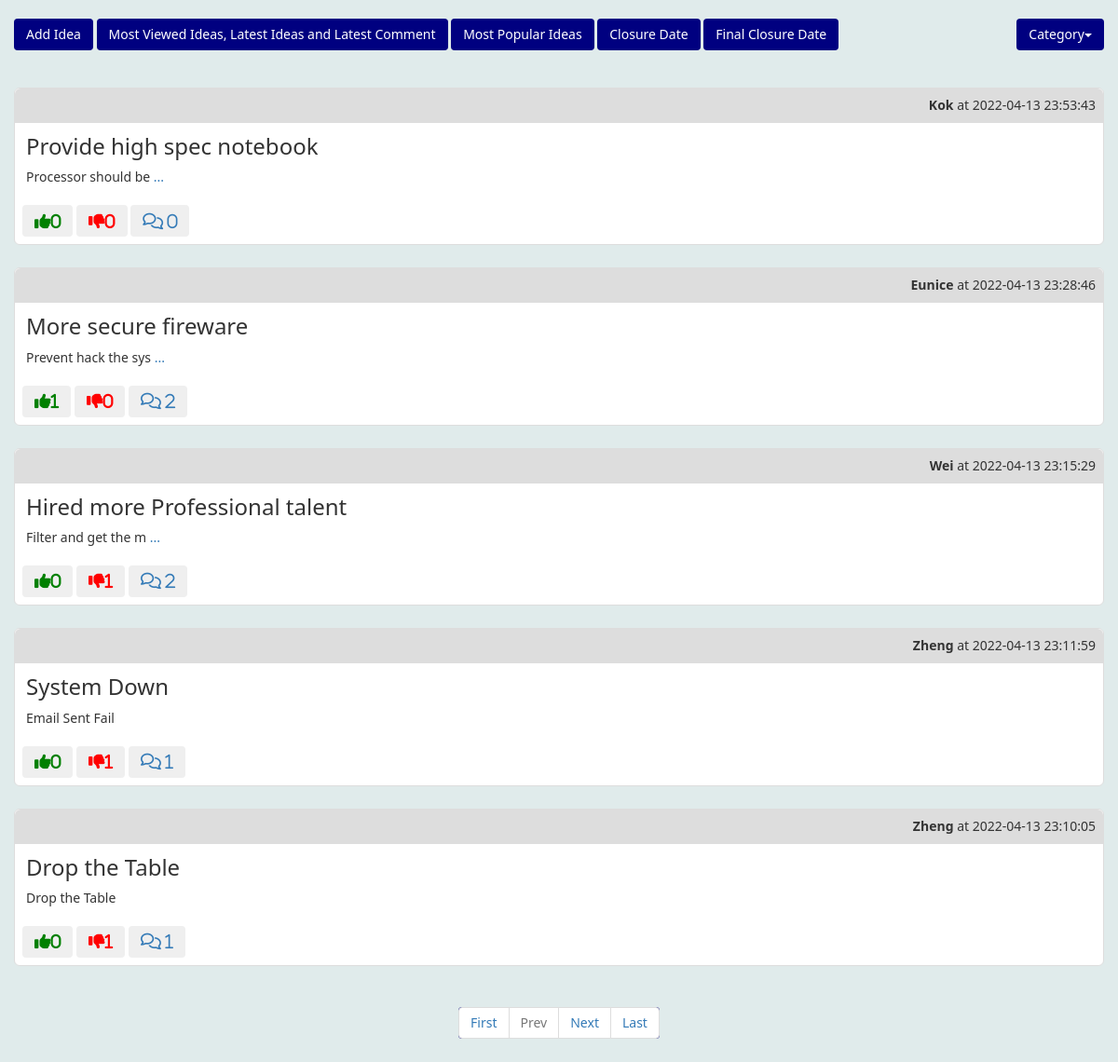
Screenshot of /discussion.php?department=1 with the database file from the repository.
### tables this page shows
CREATE TABLE `managedata` (
  `dataID` int(11) NOT NULL,
  `staffID` int(11) DEFAULT NULL,
  `ideaID` int(11) NOT NULL,
  `commentID` int(11) DEFAULT NULL,
  `reactID` int(11) DEFAULT NULL
);

CREATE TABLE `staff` (
  `staffID` int(11) NOT NULL,
  `username` varchar(20) NOT NULL,
  `fName` varchar(20) NOT NULL,
  `lName` varchar(20) NOT NULL,
  `gender` varchar(6) NOT NULL,
  `phoneNo` varchar(12) NOT NULL,
  `email` varchar(30) NOT NULL,
  `password` varchar(20) NOT NULL,
  `image` varchar(200) DEFAULT NULL,
  `role` varchar(30) NOT NULL,
  `departmentID` int(11) DEFAULT NULL
);

CREATE TABLE `idea` (
  `ideaID` int(11) NOT NULL,
  `ideaTitle` varchar(50) NOT NULL,
  `ideaText` text NOT NULL,
  `commentClosureDate` date DEFAULT NULL,
  `supportDoc` varchar(200) NOT NULL,
  `postDate` date NOT NULL,
  `postTime` time NOT NULL,
  `anonymous` varchar(10) DEFAULT NULL,
  `view` int(11) NOT NULL,
  `categoryID` int(11) NOT NULL
);

### discussion.php (the view, shortened to what this page needs)
<?php
	include('conn.php');
?>
<!DOCTYPE html>
<html lang="en">
	<head>
		<link rel="stylesheet" href="https://maxcdn.bootstrapcdn.com/bootstrap/3.4.1/css/bootstrap.min.css">
	</head>
	<body>
			<br>
			<div class="w3-container" style ="width:100%">
				<div class="container-fluid">
					<button type="button" class="btn" id="addidea" style="background-color:navy; color:white;" data-toggle="modal" data-target="#exampleModal" data-whatever="@mdo">Add Idea</button>
					     <a href="mostviewideas.php"><button type="button" id="mostview"class="btn" style="background-color:navy; color:white;" data-toggle="modal" data-target="#MostLike" data-whatever="@mdo">Most Viewed Ideas, Latest Ideas and Latest Comment</button></a>
					 <a href="mostpopularidea.php"><button type="button" id="popular" class="btn" style="background-color:navy; color:white;" data-toggle="modal" data-target="#MostLike" data-whatever="@mdo">Most Popular Ideas</button></a>
					 <button type="button" id="closure" class="btn" style="background-color:navy; color:white;" data-toggle="modal" data-target="#ClosureDate" data-whatever="@mdo"  onclick="myFunction()">Closure Date</button></a>
					<button type="button" class="btn" style="background-color:navy; color:white;" data-toggle="modal" data-target="#finalClosureDate" data-whatever="@mdo" onclick="final()">Final Closure Date</button></a>
						<div class="dropdown">
							<button class="btn dropdown-toggle" type="button" data-toggle="dropdown" style="background-color:Navy; color:white">Category<span class="caret"></span></button>
									<?php
										$department = $_SESSION['department'];
										?>
							</div>
							<br><br><br>
						<?php
							if (isset($_GET['pageno']))
							{
								$pageno = $_GET['pageno'];
							}
							else
							{
								$pageno = 1;
							}
							$no_of_records_per_page = 5;
							$offset = ($pageno-1) * $no_of_records_per_page;
							if(isset($_GET['categoryList']))
							{
							$categoryno = $_GET['categoryList'];
							$total_pages_sql = "SELECT COUNT(*) FROM idea WHERE categoryID = '$categoryno'";
							$result = mysqli_query($conn,$total_pages_sql);
							$total_rows = mysqli_fetch_array($result)[0];
							$total_pages = ceil($total_rows / $no_of_records_per_page);
								$sql = "SELECT * FROM idea JOIN managedata ON idea.ideaID = managedata.ideaID WHERE categoryID = '$categoryno' AND `managedata`.`commentID` IS NULL AND  `managedata`.`reactID` IS NULL ORDER BY `idea`.`ideaID` DESC LIMIT $offset, $no_of_records_per_page";
							}
							else
							{
							$total_pages_sql = "SELECT COUNT(*) FROM idea";
							$result = mysqli_query($conn,$total_pages_sql);
							$total_rows = mysqli_fetch_array($result)[0];
							$total_pages = ceil($total_rows / $no_of_records_per_page);
							$sql = "SELECT * FROM managedata JOIN idea ON managedata.ideaID = idea.ideaID JOIN category ON idea.categoryID = category.categoryID JOIN department ON department.departmentID = category.departmentID WHERE `category`.`departmentID` = '$department' AND  `managedata`.`commentID` IS NULL AND  `managedata`.`reactID` IS NULL ORDER BY `idea`.`ideaID` DESC LIMIT $offset, $no_of_records_per_page";
							}
							$res_data = mysqli_query($conn,$sql);
							while($rows = mysqli_fetch_array($res_data))
							{
								$ideaID = $rows['ideaID'];
								$date = $rows['postDate'];
								$time = $rows['postTime'];
								$title = $rows['ideaTitle'];
								$message = $rows['ideaText'];
								$anonymous = $rows['anonymous'];
								if ($anonymous == 'anonymous')
								{
							?>
									<a href="comment.php?data=<?php echo $ideaID ?>" style="text-decoration: none">
										<div class="card card-default">
											<div class="card-header"><b><?php echo $anonymous;?></b> at <?php echo $date;?> <?php echo $time;?></div>
											<div class="card-body">
												<h3><?php echo $title;?></h3>
												<p class="show-read-more"><?php echo $message;?></p>
											</div>
											<div class="card-footer">
											<?php
											$sqllike = "SELECT * FROM react JOIN manageData ON react.reactID = manageData.reactID WHERE ideaID = '$ideaID'&& thumbUp = '1'";
											if ($result= mysqli_query($conn,$sqllike))
											{
												$rowcountlike = mysqli_num_rows($result);
											?>
												<button class="btn" style="color : green"><i class="fa fa-thumbs-up fa-lg" ><?php echo $rowcountlike ?></i></button>
											<?php
											}
											$sqlunlike = "SELECT * FROM react JOIN manageData ON react.reactID = manageData.reactID WHERE ideaID = '$ideaID'&& thumbDown = '1'";
											if ($result= mysqli_query($conn,$sqlunlike))
											{
												$rowcountunlike = mysqli_num_rows($result);
											?>
												<button class="btn" style="color : red"><i class="fa fa-thumbs-down fa-lg" ><?php echo $rowcountunlike ?></i></button>
											<?php
											}
											$sql = "SELECT * FROM comment JOIN manageData ON comment.commentID = manageData.commentID WHERE ideaID = '$ideaID' ";
											if ($result= mysqli_query($conn,$sql))
											{
												$rowcount=mysqli_num_rows($result);
											?>
												<button class="btn"><i class="fa fa-comments-o fa-lg"> <?php echo $rowcount;?></i></button>
									<?php
											}?></div>
										</div>
									</a>
							<?php
								}
								else
								{
									$sqlstaff = mysqli_query($conn,"SELECT * FROM staff JOIN managedata ON staff.staffID = managedata.staffID JOIN idea ON managedata.ideaID = idea.ideaID WHERE `managedata`.`ideaID`= '$ideaID' AND `managedata`.`commentID` IS NULL AND  `managedata`.`reactID` IS NULL");
									while($rows = mysqli_fetch_array($sqlstaff))
									{
									$date = $rows['postDate'];
									$time = $rows['postTime'];
									$message = $rows['ideaText'];
									$name = ucfirst($rows['fName']);
							?>
									<a href="comment.php?data=<?php echo $ideaID ?>" style="text-decoration: none">
										<div class="card card-default">
											<div class="card-header"><b><?php echo $name;?></b> at <?php echo $date;?> <?php echo $time;?></div>
											<div class="card-body">
												<h3><?php echo $title;?></h3>
												<p class="show-read-more"><?php echo $message;?></p>
											</div>
											<div class="card-footer">
											<?php
											$sqllike = "SELECT * FROM react JOIN manageData ON react.reactID = manageData.reactID WHERE ideaID = '$ideaID'&& thumbUp = '1'";
											if ($result= mysqli_query($conn,$sqllike))
											{
												$rowcountlike = mysqli_num_rows($result);
											?>
												<button class="btn" style="color : green"><i class="fa fa-thumbs-up fa-lg" ><?php echo $rowcountlike ?></i></button>
											<?php
											}
											$sqlunlike = "SELECT * FROM react JOIN manageData ON react.reactID = manageData.reactID WHERE ideaID = '$ideaID'&& thumbDown = '1'";
											if ($result= mysqli_query($conn,$sqlunlike))
											{
												$rowcountunlike = mysqli_num_rows($result);
											?>
												<button class="btn" style="color : red"><i class="fa fa-thumbs-down fa-lg" ><?php echo $rowcountunlike ?></i></button>
											<?php
											}
											$sql = "SELECT * FROM comment JOIN manageData ON comment.commentID = manageData.commentID WHERE ideaID = '$ideaID' ";
											if ($result= mysqli_query($conn,$sql))
											{
												$rowcount=mysqli_num_rows($result);
											?>
												<button class="btn"><i class="fa fa-comments-o fa-lg"> <?php echo $rowcount;?></i></button>
									<?php
											}?>
											</div>
										</div>
									</a>
							<?php
									}
								}
							}
							?>
									<div class="text-center">
								<ul class="pagination">
        <li><a href="?pageno=1">First</a></li>
        <li class="<?php if($pageno <= 1){ echo 'disabled'; } ?>">
            <a href="<?php if($pageno <= 1){ echo '#'; } else { echo "?pageno=".($pageno - 1); } ?>">Prev</a>
        </li>
        <li class="<?php if($pageno >= $total_pages){ echo 'disabled'; } ?>">
            <a href="<?php if($pageno >= $total_pages){ echo '#'; } else { echo "?pageno=".($pageno + 1); } ?>">Next</a>
        </li>
        <li><a href="?pageno=<?php echo $total_pages; ?>">Last</a></li>
    </ul>
	</div></div>
				</div>
	</body>
</html>

### discussion.php (style rules this page uses)
body { margin: 0px; font-family: 'segoe ui'; background-color:#e0ebeb; }
.dropdown { float:right; }
.card { background-color: #fff; border: 1px solid transparent; border-radius: 6px; }
.card .card-body { display: table; width: 100%; padding: 12px; }
.card .card-header { border-radius: 6px 6px 0 0; padding: 8px; }
.card .card-footer { border-radius: 0 0 6px 6px; padding: 8px; }
.card .card-body h1:first-child, .card .card-body h2:first-child, .card .card-body h3:first-child, .card .card-body h4:first-child, .card .card-body .h1, .card .card-body .h2, .card .card-body .h3, .card .card-body .h4 { margin-top: 0; }
.card-default { border-color: #ddd; background-color: #fff; margin-bottom: 24px; }
.card-default > .card-header { color: #333; background-color: #ddd; }
.card-default > .card-header { border-bottom: 1px solid #ddd; padding: 8px; text-align:right; }
.card-default > .card-footer { padding: 8px; }
.card-default > .card-body { color: #333; }
.card-default p:last-child { margin-bottom: 0; }
ul { background-color:navy; }

### rows the page displays
managedata: staffID.fName "Kok", ideaID.postDate "2022-04-13", ideaID.postTime "23:53:43", ideaID.ideaTitle "Provide high spec notebook", rowcountlike "0", rowcountunlike "0", rowcount "0"
managedata: staffID.fName "Eunice", ideaID.postDate "2022-04-13", ideaID.postTime "23:28:46", ideaID.ideaTitle "More secure fireware", rowcountlike "1", rowcountunlike "0", rowcount "2"
managedata: staffID.fName "Wei", ideaID.postDate "2022-04-13", ideaID.postTime "23:15:29", ideaID.ideaTitle "Hired more Professional talent", rowcountlike "0", rowcountunlike "1", rowcount "2"
managedata: staffID.fName "Zheng", ideaID.postDate "2022-04-13", ideaID.postTime "23:11:59", ideaID.ideaTitle "System Down", ideaID.ideaText "Email Sent Fail", rowcountlike "0", rowcountunlike "1", rowcount "1"
managedata: staffID.fName "Zheng", ideaID.postDate "2022-04-13", ideaID.postTime "23:10:05", ideaID.ideaTitle "Drop the Table", ideaID.ideaText "Drop the Table", rowcountlike "0", rowcountunlike "1", rowcount "1"
